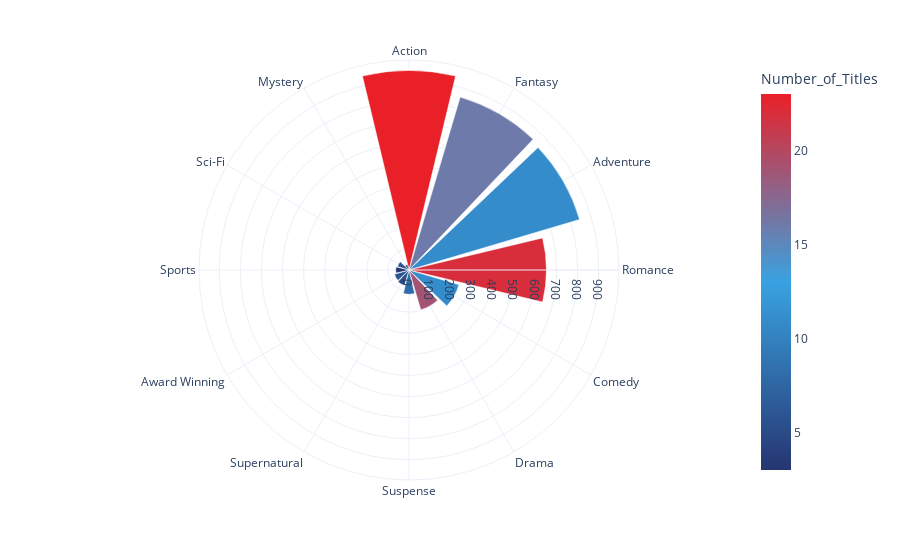

The cell this chart's notebook holds for it:
### Code cell
# Interactive plot to see the consumption of every genre in hours and number of titles.

colorscale = [
[0, 'rgb(38, 53, 113)'], 
[0.5, 'rgb(57, 162, 225)'],
[1, 'rgb(234, 32, 41)']
]

fig = px.bar_polar(
    genre_stats, 
    r="Total_Hours",
    theta="genres",
    color="Number_of_Titles",
    template="plotly_white",
   color_continuous_scale= colorscale
)
fig.show()

### Figure 1 — Plotly figure (JSON) as saved in the notebook; plotly's stock layout.template omitted (floating-point values rounded to 4 significant figures)
{"data": [{"hovertemplate": "Total_Hours=%{r}<br>genres=%{theta}<br>Number_of_Titles=%{marker.color}<extra></extra>", "legendgroup": "", "marker": {"color": [23, 16, 11, 22, 11, 19, 8, 5, 6, 3, 6, 4], "coloraxis": "coloraxis", "pattern": {"shape": ""}}, "name": "", "r": [946.1, 855.1, 843.7, 651.6, 247.3, 197.0, 115.2, 76.4, 71.8, 63.0, 57.2, 26.8], "showlegend": false, "subplot": "polar", "theta": ["Action", "Fantasy", "Adventure", "Romance", "Comedy", "Drama", "Suspense", "Supernatural", "Award Winning", "Sports", "Sci-Fi", "Mystery"], "type": "barpolar"}], "layout": {"autosize": true, "barmode": "relative", "coloraxis": {"colorbar": {"title": {"text": "Number_of_Titles"}}, "colorscale": [[0, "rgb(38, 53, 113)"], [0.5, "rgb(57, 162, 225)"], [1, "rgb(234, 32, 41)"]]}, "legend": {"tracegroupgap": 0}, "margin": {"t": 60}, "polar": {"angularaxis": {"direction": "clockwise", "rotation": 90, "type": "category"}, "domain": {"x": [0, 1], "y": [0, 1]}, "radialaxis": {"autorange": true, "range": [0, 995.9], "type": "linear"}}}}
